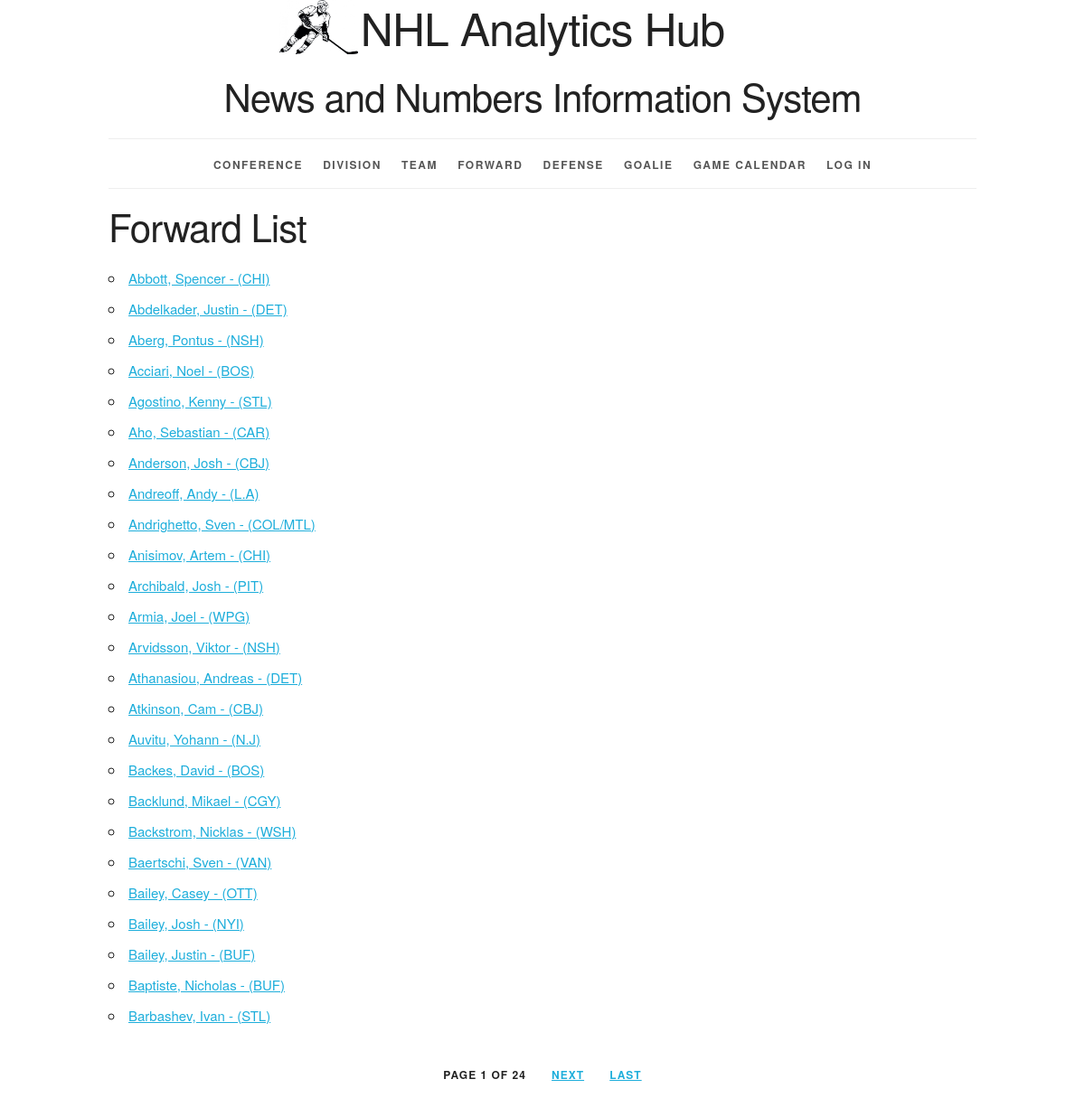
Page /forward/ on the committed database.
### nhlinfo/models.py (models this page shows, shortened)
class Forward(models.Model):
    forward_id = models.AutoField(primary_key=True)
    forward_abv = models.CharField(max_length=3)
    forward_fname = models.CharField(max_length=25)
    forward_lname = models.CharField(max_length=25)
    forward_wt = models.CharField(max_length=25, default=None)
    forward_ht = models.CharField(max_length=25, default=None)
    forward_pts = models.CharField(max_length=25, default=None)
    forward_toi = models.CharField(max_length=25, default=None)
    forward_nat = models.CharField(max_length=25, default=None)
    forward_com = models.TextField(default=None, null=True)
    def __str__(self):
        return '%s, %s - (%s)' % (self.forward_lname, self.forward_fname,self.forward_abv)
    def get_absolute_url(self):
        return reverse('nhlinfo_forward_detail_urlpattern',
                       kwargs={'requested_forward_id':self.forward_id})
    class Meta:
        ordering = ['forward_lname','forward_fname','forward_abv']

### nhlinfo/views.py (the view)
class ForwardList(PageLinksMixin, ListView):
    paginate_by = 25
    model = Forward

### nhlinfo/utils.py (called while the page is built)
    def _page_urls(self, page_number):
        return "?{pkw}={n}".format(
            pkw=self.page_kwarg,
            n=page_number)

    def first_page(self, page):
        if page.number > 1:
            return self._page_urls(1)
        return None

    def previous_page(self, page):
        if (page.has_previous()
                and page.number > 2):
            return self._page_urls(
                page.previous_page_number())
        return None

    def next_page(self, page):
        last_page = page.paginator.num_pages
        if (page.has_next()
                and page.number < last_page - 1):
            return self._page_urls(
                page.next_page_number())
        return None

    def last_page(self, page):
        last_page = page.paginator.num_pages
        if page.number < last_page:
            return self._page_urls(last_page)
        return None

    def get_context_data(self, **kwargs):
        context = super().get_context_data(
            **kwargs)
        page = context.get('page_obj')
        if page is not None:
            context.update({
                'first_page_url':
                    self.first_page(page),
                'previous_page_url':
                    self.previous_page(page),
                'next_page_url':
                    self.next_page(page),
                'last_page_url':
                    self.last_page(page),
            })
        return context

### nhlinfo/templates/nhlinfo/forward_list.html (shortened to what this page needs)
{% extends 'nhlinfo/base.html' %}
{% block org_content %}
  <h2>Forward List</h2>
  <ul>
    {% for forward in forward_list %}
      <li>
        <a href="{{ forward.get_absolute_url }}">
          {{ forward }}</a>
      </li>
    {% endfor %}
  </ul>
{% endblock %}

### nhlinfo/static/nhlinfo/skeleton.css (style rules this page uses)
html { font-size: 62.5%; }
body { font-size: 1.5em; line-height: 1.6; font-weight: 400; font-family: "Raleway", "HelveticaNeue", "Helvetica Neue", Helvetica, Arial, sans-serif; color: #222; }
h1, h2, h3, h4, h5, h6 { margin-top: 0; margin-bottom: 2rem; font-weight: 300; }
h2 { font-size: 3.6rem; line-height: 1.25; letter-spacing: -.1rem; }
@media (min-width: 550px) { h2 { font-size: 4.2rem; } }
a { color: #1EAEDB; }
ul { list-style: circle inside; }
ol, ul { padding-left: 0; margin-top: 0; }
li { margin-bottom: 1rem; }
pre, blockquote, dl, figure, table, p, ul, ol, form { margin-bottom: 2.5rem; }

### nhlinfo/static/nhlinfo/style.css (style rules this page uses)
html { height: 100%; background-color: #555; }
body { background-color: white; }

### rows in the picture
Forward: forward_lname+forward_fname+forward_abv "Abbott, Spencer - (CHI)"
Forward: forward_lname+forward_fname+forward_abv "Abdelkader, Justin - (DET)"
Forward: forward_lname+forward_fname+forward_abv "Aberg, Pontus - (NSH)"
Forward: forward_lname+forward_fname+forward_abv "Acciari, Noel - (BOS)"
Forward: forward_lname+forward_fname+forward_abv "Agostino, Kenny - (STL)"
Forward: forward_lname+forward_fname+forward_abv "Aho, Sebastian - (CAR)"
Forward: forward_lname+forward_fname+forward_abv "Anderson, Josh - (CBJ)"
Forward: forward_lname+forward_fname+forward_abv "Andreoff, Andy - (L.A)"
Forward: forward_lname+forward_fname+forward_abv "Andrighetto, Sven - (COL/MTL)"
Forward: forward_lname+forward_fname+forward_abv "Anisimov, Artem - (CHI)"
Forward: forward_lname+forward_fname+forward_abv "Archibald, Josh - (PIT)"
Forward: forward_lname+forward_fname+forward_abv "Armia, Joel - (WPG)"
Forward: forward_lname+forward_fname+forward_abv "Arvidsson, Viktor - (NSH)"
Forward: forward_lname+forward_fname+forward_abv "Athanasiou, Andreas - (DET)"
Forward: forward_lname+forward_fname+forward_abv "Atkinson, Cam - (CBJ)"
Forward: forward_lname+forward_fname+forward_abv "Auvitu, Yohann - (N.J)"
Forward: forward_lname+forward_fname+forward_abv "Backes, David - (BOS)"
Forward: forward_lname+forward_fname+forward_abv "Backlund, Mikael - (CGY)"
Forward: forward_lname+forward_fname+forward_abv "Backstrom, Nicklas - (WSH)"
Forward: forward_lname+forward_fname+forward_abv "Baertschi, Sven - (VAN)"
Forward: forward_lname+forward_fname+forward_abv "Bailey, Casey - (OTT)"
Forward: forward_lname+forward_fname+forward_abv "Bailey, Josh - (NYI)"
Forward: forward_lname+forward_fname+forward_abv "Bailey, Justin - (BUF)"
Forward: forward_lname+forward_fname+forward_abv "Baptiste, Nicholas - (BUF)"
Forward: forward_lname+forward_fname+forward_abv "Barbashev, Ivan - (STL)"

### other values in the picture
{{ page_obj.number }} "1"
{{ paginator.num_pages }} "24"
